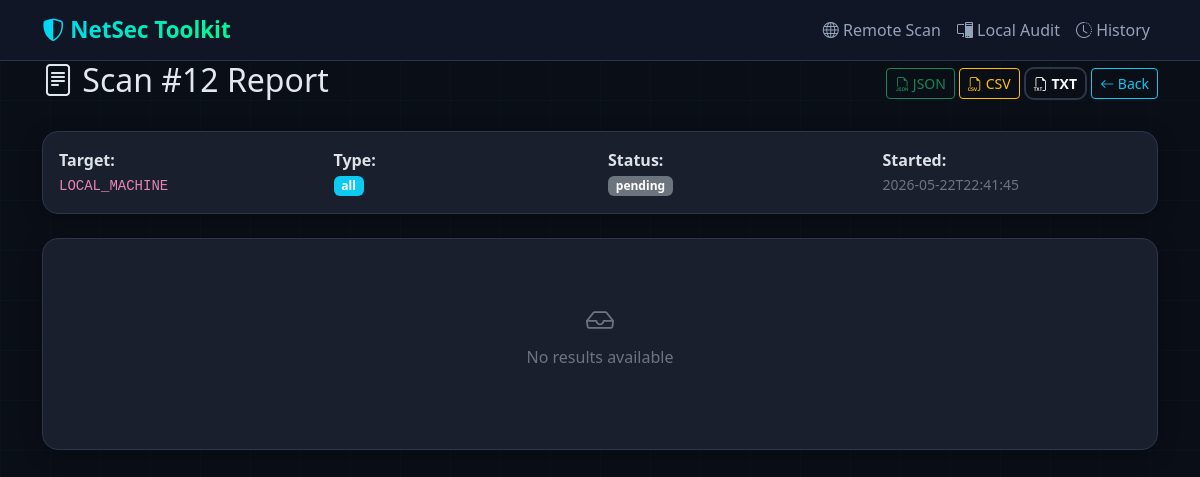
The app's page /scan/12 with its own data.
### utils/database.py (models this page shows, shortened)
class ScanHistory(db.Model):
    __tablename__ = 'scan_history'
    id = db.Column(db.Integer, primary_key=True)
    target_url = db.Column(db.String(500), nullable=False)
    scan_type = db.Column(db.String(100), nullable=False)
    status = db.Column(db.String(50), default='running')
    results = db.Column(db.Text, default='{}')
    started_at = db.Column(db.DateTime, default=datetime.utcnow)
    completed_at = db.Column(db.DateTime, nullable=True)
    def to_dict(self):
        return {
            'id': self.id,
            'target_url': self.target_url,
            'scan_type': self.scan_type,
            'status': self.status,
            'started_at': self.started_at.isoformat() if self.started_at else None,
            'completed_at': self.completed_at.isoformat() if self.completed_at else None,
        }
    def get_results(self):
        try:
            return json.loads(self.results) if self.results else {}
        except (json.JSONDecodeError, TypeError):
            return {}

### app.py (the view)
@app.route('/scan/<int:scan_id>')
def scan_detail(scan_id):
    record = ScanHistory.query.get_or_404(scan_id)
    return render_template('scan_detail.html', scan=record.to_dict(), results=record.get_results())

### templates/scan_detail.html (shortened to what this page needs)
<!DOCTYPE html>
<html lang="en" data-bs-theme="dark">
<head>
    <link href="https://cdn.jsdelivr.net/npm/bootstrap@5.3.2/dist/css/bootstrap.min.css" rel="stylesheet">
    <link href="https://cdn.jsdelivr.net/npm/bootstrap-icons@1.11.2/font/bootstrap-icons.css" rel="stylesheet">
    <link rel="stylesheet" href="{{ url_for('static', filename='css/main.css') }}">
</head>
<body>
    <nav class="navbar navbar-expand-lg sticky-top">
        <div class="container">
            <a class="navbar-brand" href="/"><i class="bi bi-shield-shaded"></i> NetSec Toolkit</a>
            <div class="collapse navbar-collapse" id="navbarNav">
                <ul class="navbar-nav ms-auto">
                    <li class="nav-item"><a class="nav-link" href="/"><i class="bi bi-globe"></i> Remote Scan</a></li>
                    <li class="nav-item"><a class="nav-link" href="/local"><i class="bi bi-pc-display"></i> Local Audit</a></li>
                    <li class="nav-item"><a class="nav-link" href="/scans"><i class="bi bi-clock-history"></i> History</a></li>
                </ul>
            </div>
        </div>
    </nav>
    <div class="container position-relative" style="z-index: 1;">
        <div class="d-flex justify-content-between align-items-center mb-4">
            <h2><i class="bi bi-file-text"></i> Scan #{{ scan.id }} Report</h2>
            <div>
                <a href="/api/export/{{ scan.id }}/json" class="btn btn-outline-success btn-sm"><i class="bi bi-filetype-json"></i> JSON</a>
                <a href="/api/export/{{ scan.id }}/csv" class="btn btn-outline-warning btn-sm"><i class="bi bi-filetype-csv"></i> CSV</a>
                <a href="/api/export/{{ scan.id }}/txt" class="btn btn-outline-light btn-sm"><i class="bi bi-filetype-txt"></i> TXT</a>
                <a href="/scans" class="btn btn-outline-info btn-sm"><i class="bi bi-arrow-left"></i> Back</a>
            </div>
        </div>
        <div class="card mb-4">
            <div class="card-body">
                <div class="row g-3">
                    <div class="col-md-3"><strong>Target:</strong><br><code>{{ scan.target_url }}</code></div>
                    <div class="col-md-3"><strong>Type:</strong><br><span class="badge bg-info">{{ scan.scan_type }}</span></div>
                    <div class="col-md-3"><strong>Status:</strong><br>
                        {% if scan.status == 'completed' %}
                            <span class="badge bg-success">✅ Completed</span>
                        {% elif scan.status == 'running' %}
                            <span class="badge bg-warning text-dark">⏳ Running</span>
                        {% else %}
                            <span class="badge bg-secondary">{{ scan.status }}</span>
                        {% endif %}
                    </div>
                    <div class="col-md-3"><strong>Started:</strong><br><span class="text-secondary small">{{ scan.started_at[:19] if scan.started_at else '—' }}</span></div>
                </div>
            </div>
        </div>
        {% if results %}
            {% for scan_type, findings in results.items() %}
            <div class="card mb-3">
                <div class="card-header d-flex justify-content-between align-items-center">
                    <span><i class="bi bi-terminal"></i> {{ scan_type.replace('_', ' ') | upper }}</span>
                    <span class="badge bg-secondary">{{ findings|length }} findings</span>
                </div>
                <div class="card-body findings-list">
                    {% if findings %}
                        {% for f in findings %}
                        <div class="finding severity-{{ f.severity }}">
                            <div class="d-flex justify-content-between align-items-start">
                                <div>
                                    <strong>{{ f.title }}</strong>
                                    <p class="mb-0 text-secondary small">{{ f.description }}</p>
                                    {% if f.detail %}<code class="small text-info">{{ f.detail }}</code>{% endif %}
                                </div>
                                <span class="badge bg-{{ 'danger' if f.severity == 'high' else 'warning text-dark' if f.severity == 'medium' else 'info' if f.severity == 'low' else 'success' if f.severity == 'safe' else 'secondary' }}">
                                    {{ f.severity }}
                                </span>
                            </div>
                        </div>
                        {% endfor %}
                    {% else %}
                        <p class="text-secondary mb-0"><i class="bi bi-info-circle"></i> No findings for this scan type.</p>
                    {% endif %}
                </div>
            </div>
            {% endfor %}
        {% else %}
            <div class="card text-center py-5">
                <div class="card-body">
                    <h3 class="text-secondary"><i class="bi bi-inbox"></i></h3>
                    <p class="text-secondary">No results available</p>
                </div>
            </div>
        {% endif %}
    </div>
</body>
</html>

### static/css/main.css (style rules this page uses)
:root { --bg-primary: #0a0e17; --bg-secondary: #111827; --bg-card: #1a1f2e; --accent-cyan: #00d4ff; --accent-green: #00ff88; --accent-red: #ff3355; --accent-yellow: #ffaa33; --text-primary: #e2e8f0; --text-secondary: #94a3b8; --border-color: #2d3748; }
* { box-sizing: border-box; }
body { background: var(--bg-primary); color: var(--text-primary); font-family: 'Segoe UI', system-ui, -apple-system, sans-serif; min-height: 100vh; }
.navbar { background: rgba(17, 24, 39, 0.95) !important; backdrop-filter: blur(20px); border-bottom: 1px solid var(--border-color); z-index: 100; }
.navbar-brand { font-weight: 800; font-size: 1.4rem; background: linear-gradient(135deg, var(--accent-cyan), var(--accent-green)); -webkit-background-clip: text; -webkit-text-fill-color: transparent; }
.nav-link { color: var(--text-secondary) !important; font-weight: 500; }
.card { background: var(--bg-card); border: 1px solid var(--border-color); border-radius: 16px; transition: all 0.3s ease; box-shadow: 0 4px 20px rgba(0, 0, 0, 0.3); }
.btn-outline-light { border: 2px solid var(--border-color); border-radius: 10px; font-weight: 600; }

### records on screen
ScanHistory: target_url "LOCAL_MACHINE", scan_type "all", status "pending"

### other values on screen
{{ scan.id }} "12"
{{ scan.started_at[:19] if scan.started_at else '—' }} "2026-05-22T22:41:45"
